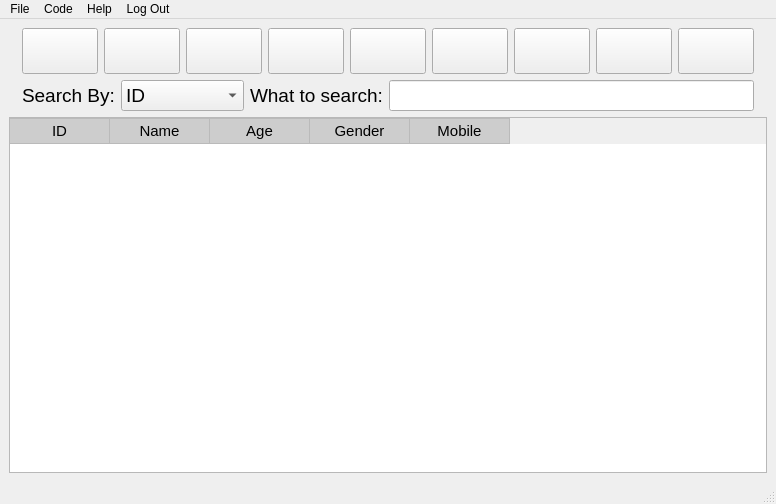
<?xml version="1.0" encoding="UTF-8"?>
<ui version="4.0">
 <class>MainWindow</class>
 <widget class="QMainWindow" name="MainWindow">
  <property name="geometry">
   <rect>
    <x>0</x>
    <y>0</y>
    <width>649</width>
    <height>504</height>
   </rect>
  </property>
  <property name="windowTitle">
   <string>Active Magagement System</string>
  </property>
  <widget class="QWidget" name="centralwidget">
   <layout class="QVBoxLayout" name="verticalLayout">
    <item>
     <layout class="QHBoxLayout" name="horizontalLayout">
      <item>
       <widget class="QLabel" name="label_5">
        <property name="text">
         <string/>
        </property>
       </widget>
      </item>
      <item>
       <widget class="QPushButton" name="addrecord">
        <property name="font">
         <font>
          <pointsize>15</pointsize>
         </font>
        </property>
        <property name="styleSheet">
         <string notr="true">QPushButton {
	padding : 10px 10px 10px 10px;
}</string>
        </property>
        <property name="text">
         <string/>
        </property>
        <property name="icon">
         <iconset>
          <normaloff>icons/005-add.png</normaloff>icons/005-add.png</iconset>
        </property>
        <property name="iconSize">
         <size>
          <width>28</width>
          <height>28</height>
         </size>
        </property>
       </widget>
      </item>
      <item>
       <widget class="QPushButton" name="viewButton">
        <property name="font">
         <font>
          <pointsize>15</pointsize>
         </font>
        </property>
        <property name="styleSheet">
         <string notr="true">QPushButton {
	padding : 10px 10px 10px 10px;
}</string>
        </property>
        <property name="text">
         <string/>
        </property>
        <property name="icon">
         <iconset>
          <normaloff>icons/eye.png</normaloff>icons/eye.png</iconset>
        </property>
        <property name="iconSize">
         <size>
          <width>28</width>
          <height>28</height>
         </size>
        </property>
       </widget>
      </item>
      <item>
       <widget class="QPushButton" name="edit">
        <property name="font">
         <font>
          <pointsize>15</pointsize>
         </font>
        </property>
        <property name="styleSheet">
         <string notr="true">QPushButton {
	padding : 10px 10px 10px 10px;
}</string>
        </property>
        <property name="text">
         <string/>
        </property>
        <property name="icon">
         <iconset>
          <normaloff>icons/edit.png</normaloff>icons/edit.png</iconset>
        </property>
        <property name="iconSize">
         <size>
          <width>28</width>
          <height>28</height>
         </size>
        </property>
       </widget>
      </item>
      <item>
       <widget class="QPushButton" name="deleteButton">
        <property name="font">
         <font>
          <pointsize>15</pointsize>
         </font>
        </property>
        <property name="styleSheet">
         <string notr="true">QPushButton {
	padding : 10px 10px 10px 10px;
}</string>
        </property>
        <property name="text">
         <string/>
        </property>
        <property name="icon">
         <iconset>
          <normaloff>icons/delete.png</normaloff>icons/delete.png</iconset>
        </property>
        <property name="iconSize">
         <size>
          <width>28</width>
          <height>28</height>
         </size>
        </property>
       </widget>
      </item>
      <item>
       <widget class="QPushButton" name="printButton">
        <property name="font">
         <font>
          <pointsize>15</pointsize>
         </font>
        </property>
        <property name="styleSheet">
         <string notr="true">QPushButton {
	padding : 10px 10px 10px 10px;
}</string>
        </property>
        <property name="text">
         <string/>
        </property>
        <property name="icon">
         <iconset>
          <normaloff>icons/printer(1).png</normaloff>icons/printer(1).png</iconset>
        </property>
        <property name="iconSize">
         <size>
          <width>28</width>
          <height>28</height>
         </size>
        </property>
       </widget>
      </item>
      <item>
       <widget class="QPushButton" name="refresh">
        <property name="font">
         <font>
          <pointsize>15</pointsize>
         </font>
        </property>
        <property name="styleSheet">
         <string notr="true">QPushButton {
	padding : 10px 10px 10px 10px;
}</string>
        </property>
        <property name="text">
         <string/>
        </property>
        <property name="icon">
         <iconset>
          <normaloff>icons/004-refresh-2.png</normaloff>icons/004-refresh-2.png</iconset>
        </property>
        <property name="iconSize">
         <size>
          <width>28</width>
          <height>28</height>
         </size>
        </property>
       </widget>
      </item>
      <item>
       <widget class="QPushButton" name="pushButton_3">
        <property name="font">
         <font>
          <pointsize>15</pointsize>
         </font>
        </property>
        <property name="styleSheet">
         <string notr="true">QPushButton {
	padding : 10px 10px 10px 10px;
}</string>
        </property>
        <property name="text">
         <string/>
        </property>
        <property name="icon">
         <iconset>
          <normaloff>icons/Bar-chart-icon.png</normaloff>icons/Bar-chart-icon.png</iconset>
        </property>
        <property name="iconSize">
         <size>
          <width>28</width>
          <height>28</height>
         </size>
        </property>
       </widget>
      </item>
      <item>
       <widget class="QPushButton" name="pushButton">
        <property name="font">
         <font>
          <pointsize>15</pointsize>
         </font>
        </property>
        <property name="styleSheet">
         <string notr="true">QPushButton {
	padding : 10px 10px 10px 10px;
}</string>
        </property>
        <property name="text">
         <string/>
        </property>
        <property name="icon">
         <iconset>
          <normaloff>icons/settings.png</normaloff>icons/settings.png</iconset>
        </property>
        <property name="iconSize">
         <size>
          <width>28</width>
          <height>28</height>
         </size>
        </property>
       </widget>
      </item>
      <item>
       <spacer name="horizontalSpacer">
        <property name="orientation">
         <enum>Qt::Horizontal</enum>
        </property>
        <property name="sizeHint" stdset="0">
         <size>
          <width>40</width>
          <height>20</height>
         </size>
        </property>
       </spacer>
      </item>
      <item>
       <widget class="QPushButton" name="pushButton_2">
        <property name="font">
         <font>
          <pointsize>15</pointsize>
         </font>
        </property>
        <property name="styleSheet">
         <string notr="true">QPushButton {
	padding : 10px 10px 10px 10px;
}</string>
        </property>
        <property name="text">
         <string/>
        </property>
        <property name="icon">
         <iconset>
          <normaloff>icons/account.png</normaloff>icons/account.png</iconset>
        </property>
        <property name="iconSize">
         <size>
          <width>28</width>
          <height>28</height>
         </size>
        </property>
       </widget>
      </item>
      <item>
       <widget class="QLabel" name="label_6">
        <property name="text">
         <string/>
        </property>
       </widget>
      </item>
     </layout>
    </item>
    <item>
     <layout class="QHBoxLayout" name="horizontalLayout_2">
      <item>
       <widget class="QLabel" name="label_3">
        <property name="text">
         <string/>
        </property>
       </widget>
      </item>
      <item>
       <widget class="QLabel" name="label">
        <property name="font">
         <font>
          <pointsize>14</pointsize>
          <weight>50</weight>
          <bold>false</bold>
         </font>
        </property>
        <property name="text">
         <string>Search By:</string>
        </property>
       </widget>
      </item>
      <item>
       <widget class="QComboBox" name="filterFlag">
        <property name="font">
         <font>
          <pointsize>14</pointsize>
         </font>
        </property>
        <item>
         <property name="text">
          <string>ID</string>
         </property>
        </item>
        <item>
         <property name="text">
          <string>Name</string>
         </property>
        </item>
        <item>
         <property name="text">
          <string>Sex</string>
         </property>
        </item>
        <item>
         <property name="text">
          <string>Age</string>
         </property>
        </item>
        <item>
         <property name="text">
          <string>Address</string>
         </property>
        </item>
        <item>
         <property name="text">
          <string>CC</string>
         </property>
        </item>
        <item>
         <property name="text">
          <string>OE</string>
         </property>
        </item>
        <item>
         <property name="text">
          <string>RF</string>
         </property>
        </item>
        <item>
         <property name="text">
          <string>Path</string>
         </property>
        </item>
        <item>
         <property name="text">
          <string>Dxs.</string>
         </property>
        </item>
        <item>
         <property name="text">
          <string>Comments</string>
         </property>
        </item>
       </widget>
      </item>
      <item>
       <widget class="QLabel" name="label_2">
        <property name="font">
         <font>
          <pointsize>14</pointsize>
          <weight>50</weight>
          <bold>false</bold>
         </font>
        </property>
        <property name="text">
         <string>What to search:</string>
        </property>
       </widget>
      </item>
      <item>
       <widget class="QLineEdit" name="searchField">
        <property name="font">
         <font>
          <pointsize>14</pointsize>
         </font>
        </property>
       </widget>
      </item>
      <item>
       <widget class="QLabel" name="label_4">
        <property name="text">
         <string/>
        </property>
       </widget>
      </item>
     </layout>
    </item>
    <item>
     <widget class="QTableWidget" name="tableWidget">
      <property name="font">
       <font>
        <pointsize>11</pointsize>
       </font>
      </property>
      <property name="autoFillBackground">
       <bool>true</bool>
      </property>
      <property name="styleSheet">
       <string notr="true">QHeaderView::section{
text-align:center;
background:#CDCDCD;
padding:1px;
margin:0px;
color:#000;
border:1px solid #BABABA;
border-left-width:0;
font-size: 11pt;
}</string>
      </property>
      <property name="showGrid">
       <bool>true</bool>
      </property>
      <property name="sortingEnabled">
       <bool>true</bool>
      </property>
      <property name="rowCount">
       <number>0</number>
      </property>
      <column>
       <property name="text">
        <string>ID</string>
       </property>
      </column>
      <column>
       <property name="text">
        <string>Name</string>
       </property>
      </column>
      <column>
       <property name="text">
        <string>Age</string>
       </property>
      </column>
      <column>
       <property name="text">
        <string>Gender</string>
       </property>
      </column>
      <column>
       <property name="text">
        <string>Mobile</string>
       </property>
      </column>
     </widget>
    </item>
   </layout>
  </widget>
  <widget class="QMenuBar" name="menubar">
   <property name="geometry">
    <rect>
     <x>0</x>
     <y>0</y>
     <width>649</width>
     <height>26</height>
    </rect>
   </property>
   <widget class="QMenu" name="menuFile">
    <property name="title">
     <string>File</string>
    </property>
    <addaction name="addrecordmenu"/>
    <addaction name="actionRefresh"/>
    <addaction name="actionFind_Entry"/>
    <addaction name="actionSettings"/>
    <addaction name="separator"/>
    <addaction name="actionExit"/>
   </widget>
   <widget class="QMenu" name="menuCode">
    <property name="title">
     <string>Code</string>
    </property>
    <addaction name="actionGithub_com"/>
   </widget>
   <widget class="QMenu" name="menuHelp">
    <property name="title">
     <string>Help</string>
    </property>
    <addaction name="actionHelp"/>
   </widget>
   <widget class="QMenu" name="menuLog_Out">
    <property name="title">
     <string>Log Out</string>
    </property>
    <addaction name="actionRemove_Account"/>
   </widget>
   <addaction name="menuFile"/>
   <addaction name="menuCode"/>
   <addaction name="menuHelp"/>
   <addaction name="menuLog_Out"/>
  </widget>
  <widget class="QStatusBar" name="statusbar"/>
  <action name="addrecordmenu">
   <property name="icon">
    <iconset>
     <normaloff>icons/005-add.png</normaloff>icons/005-add.png</iconset>
   </property>
   <property name="text">
    <string>Patient</string>
   </property>
   <property name="shortcut">
    <string>Ctrl+A</string>
   </property>
  </action>
  <action name="actionRefresh">
   <property name="icon">
    <iconset>
     <normaloff>icons/005-add.png</normaloff>icons/005-add.png</iconset>
   </property>
   <property name="text">
    <string>Add Appointment</string>
   </property>
   <property name="shortcut">
    <string>Ctrl+R</string>
   </property>
  </action>
  <action name="actionFind_Entry">
   <property name="icon">
    <iconset>
     <normaloff>icons/icons8-appointment-50.png</normaloff>icons/icons8-appointment-50.png</iconset>
   </property>
   <property name="text">
    <string>Available Time</string>
   </property>
   <property name="shortcut">
    <string>Ctrl+Q</string>
   </property>
  </action>
  <action name="actionSettings">
   <property name="icon">
    <iconset>
     <normaloff>icons/icons8-nurse-male-48.png</normaloff>icons/icons8-nurse-male-48.png</iconset>
   </property>
   <property name="text">
    <string>Staff</string>
   </property>
  </action>
  <action name="actionExit">
   <property name="icon">
    <iconset>
     <normaloff>icons/close.png</normaloff>icons/close.png</iconset>
   </property>
   <property name="text">
    <string>Exit</string>
   </property>
  </action>
  <action name="actionGithub_com">
   <property name="icon">
    <iconset>
     <normaloff>icons/github-icon-png-71-64x64.png</normaloff>icons/github-icon-png-71-64x64.png</iconset>
   </property>
   <property name="text">
    <string>Github.com</string>
   </property>
  </action>
  <action name="actionHelp">
   <property name="icon">
    <iconset>
     <normaloff>icons/question.png</normaloff>icons/question.png</iconset>
   </property>
   <property name="text">
    <string>Help</string>
   </property>
  </action>
  <action name="actionRemove_Account">
   <property name="icon">
    <iconset>
     <normaloff>icons/Logout_37127.png</normaloff>icons/Logout_37127.png</iconset>
   </property>
   <property name="text">
    <string>Remove Account</string>
   </property>
  </action>
 </widget>
 <resources/>
 <connections/>
</ui>
